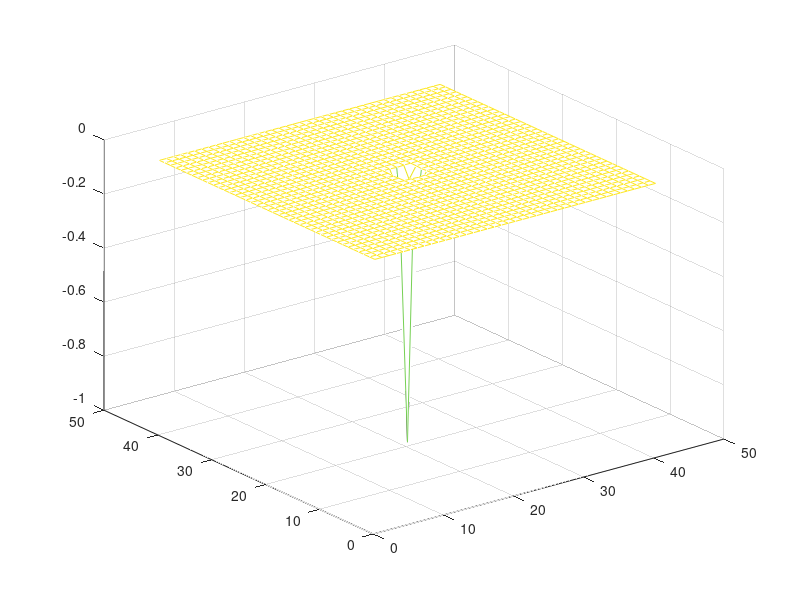

This chart was generated by the following MATLAB code: (Note: this script raises an error after producing the figure.)
function [] = light_beam_deflection()
% light_beam_deflection : function to create an animation
% for the gavitation light beam deflection effect.
%
% Author & support nicolas.douillet (at) free.fr, 2007-2021.


%--- Computational parameters ---%
sz = 41; % size of the space grid, integer >= 3; default : 41
xc = 0;  % grid centre X coordinate; default : 0
yc = 0;  % grid centre Y coordinate; default : 0
space_shape_param = 0.04; % space shape parameter; default : 0.04

[nx,ny] = meshgrid(1:sz,1:sz);

u = 1:13; % animation time base vector; default : 1:13
u = [u fliplr(u(1,1:end-1))]; % loop back animation time vector
u = u(1,1:end-1);

%--- Display parameters ---%
star_sz_mult_coeff = 0.5; % star size multiplying coefficient; default : 0.5 
time_lapse = 0.25; % animation time lapse; default : 0.25
title_text = 'Light beams deflection as a function of gravitational field';
title_on = true; % enable / disable title
filename = 'light_beam_gravity_deflection.gif';
titleString = 'Gravity field intensity';
cmap = true; % enable / disable colormap
cbar = true; % enable / disable colorbar
az = -22; % azimutal view angle; default : -22
el = 80; % elevation view angle; default : 80

%--- Display settings ---%
h = figure;
set(h,'Position',get(0,'ScreenSize'));
set(gcf,'Color',[0 0 0]);
axis tight manual;


for t = 1:length(u)
    
        
    sigma = space_shape_param*u(1,t);
    Phi = compute_space_shape(sz,xc,yc,-u(t),sigma); 
    
    mesh(Phi), hold on;         
    alpha 0;
    
    milieu = ceil(0.5*sz)*ones(2,1);
    
    W1 = constraint_parabole(-u(1,t),0,sqrt(0.25*((sz-1)^2 + (sz-1)^2)),0.25*pi);
    W2 = constraint_parabole(-u(1,t),0,sqrt(0.25*((sz-1)^2 + (sz-1)^2)),1.25*pi);
    
    %--- Compute interpolated altitude ---%
    W1z = griddata(ny-milieu(1,1),nx-milieu(2,1),Phi,W1(1,:),W1(2,:),'cubic');
    W2z = griddata(ny-milieu(1,1),nx-milieu(2,1),Phi,W2(1,:),W2(2,:),'cubic');        
    
    W1 = cat(1,W1,W1z);
    W2 = cat(1,W2,W2z);
    
    nb = 0.5*length(W1);    
    
    for s = 1:nb                
        
        if s > 1
            
            plot3([W1(1,s-1),W1(1,s)]+milieu(1,1),[W1(2,s-1),W1(2,s)]+milieu(2,1),[W1(3,s-1),W1(3,s)],'Color','y','Linewidth',2.5), hold on;
            plot3([W1(1,nb+s-1),W1(1,nb+s)]+milieu(1,1),[W1(2,nb+s-1),W1(2,nb+s)]+milieu(2,1),[W1(3,nb+s-1),W1(3,nb+s)],'Color','y','Linewidth',2.5), hold on;
            
            plot3([W2(1,s-1),W2(1,s)]+milieu(1,1),[W2(2,s-1),W2(2,s)]+milieu(2,1),[W2(3,s-1),W2(3,s)],'Color','y','Linewidth',2.5), hold on;
            plot3([W2(1,nb+s-1),W2(1,nb+s)]+milieu(1,1),[W2(2,nb+s-1),W2(2,nb+s)]+milieu(2,1),[W2(3,nb+s-1),W2(3,nb+s)],'Color','y','Linewidth',2.5), hold on;
            
        end
        
    end
    
    plot3(milieu(1,1),milieu(2,1),max(max(Phi)),'o','Color',[0 0 1],'MarkerSize',star_sz_mult_coeff*s,'Linewidth',star_sz_mult_coeff*s), hold on;
    
    ax = gca;
    ax.Clipping = 'off';
    set(ax,'Color',[0 0 0]);    
    
    axis([1 sz 1 sz -10 0]), axis off;
    
    if title_on
        title(title_text,'FontSize',20,'Color',[1 1 1],'Position',[4*sz/5,5*sz/4,0]);
    end
    
    if cmap
        colormap('hot');
        if cbar
            hcb = colorbar;
            set(hcb,'YDir','reverse');
            colorTitleHandle = get(hcb,'Title');
        end
        set(colorTitleHandle ,'String',titleString,'Color',[1 1 1],'Fontsize',16);
    else
        colormap([1 1 1]);
    end
    
    view(az,el);
    campan(0,2.3);
    
    drawnow;
    
    frame = getframe(h);
    im = frame2im(frame);
    [imind,cm] = rgb2ind(im,256);
    
    %--- Write to the .gif file ---%
    if t == 1
        imwrite(imind,cm,filename,'gif', 'Loopcount',Inf,'DelayTime',time_lapse);
    else
        imwrite(imind,cm,filename,'gif','WriteMode','append','DelayTime',time_lapse);
    end
    
    clf;
    
end


end % light_beam_deflection


function [z] = compute_space_shape(sz, xc, yc, height, sigma)
%
% Author & support nicolas.douillet (at) free.fr, 2007-2021.


z = zeros(sz);

scale_min = -1;
scale_max = 1;
step = (scale_max-scale_min)/(sz-1);

xc = step*xc;
yc = step*yc;

sample_vect = scale_min:step:scale_max;
[i,j] = meshgrid(sample_vect);
idx_vect = round((0.5*(sz-1))*sample_vect+0.5*(sz-1)+1);

r = sqrt((i-xc).^2+(j-yc).^2);
z(idx_vect,idx_vect) = height*exp((-r.^2)/sigma^2);


end % compute_space_shape


function [W] = constraint_parabole(xmin, xmax, ymax, Alpha)
%
% Author & support nicolas.douillet (at) free.fr, 2007-2021.


step = 1e-1;
Xo = xmin:step:xmax;
r = ymax/sqrt(xmax-xmin);
c = -xmin;

Yo = r*sqrt(Xo+c);

W = [fliplr(Xo) Xo;fliplr(Yo) -Yo];

% Rotation matrix
Rm = @(Theta)[cos(Theta) sin(Theta);
              -sin(Theta) cos(Theta)];

W = Rm(Alpha)*W; % for x / y symetry


end % constraint_parabole